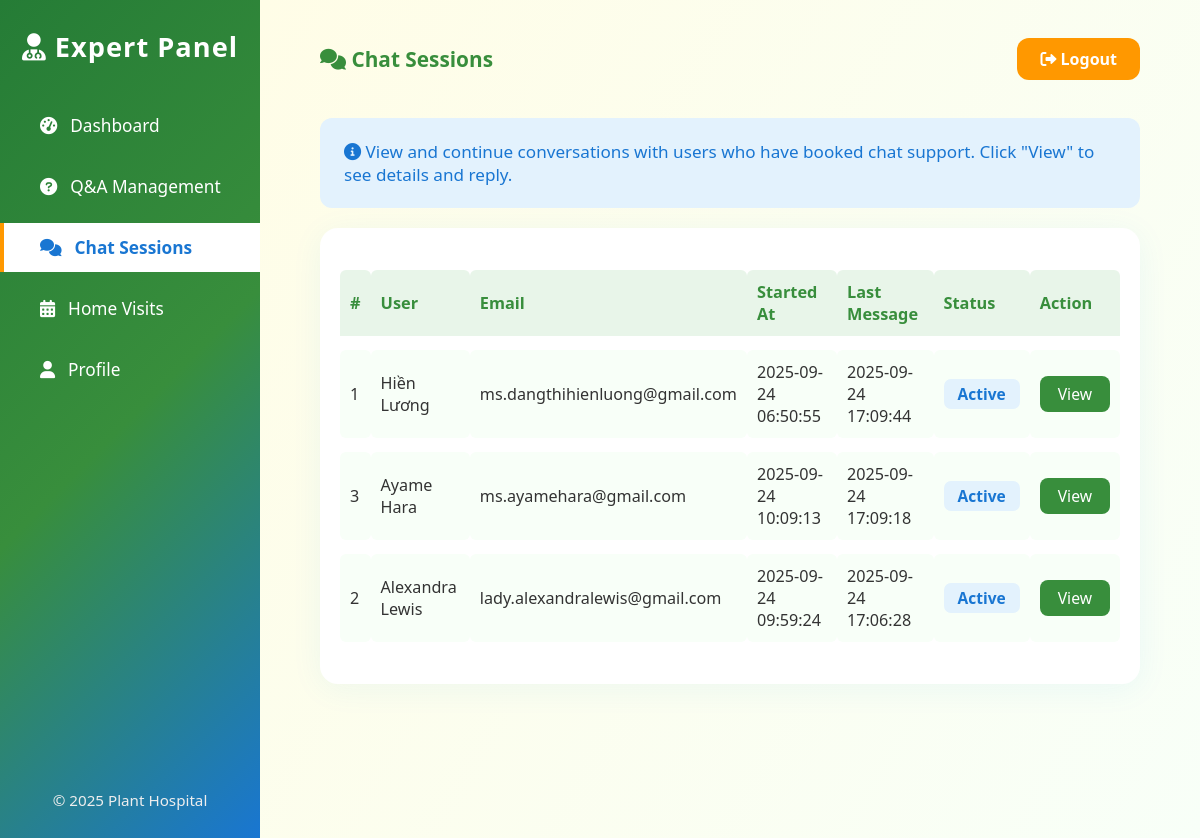
The page /expert/chat-sessions (signed in) on the database as committed earlier.
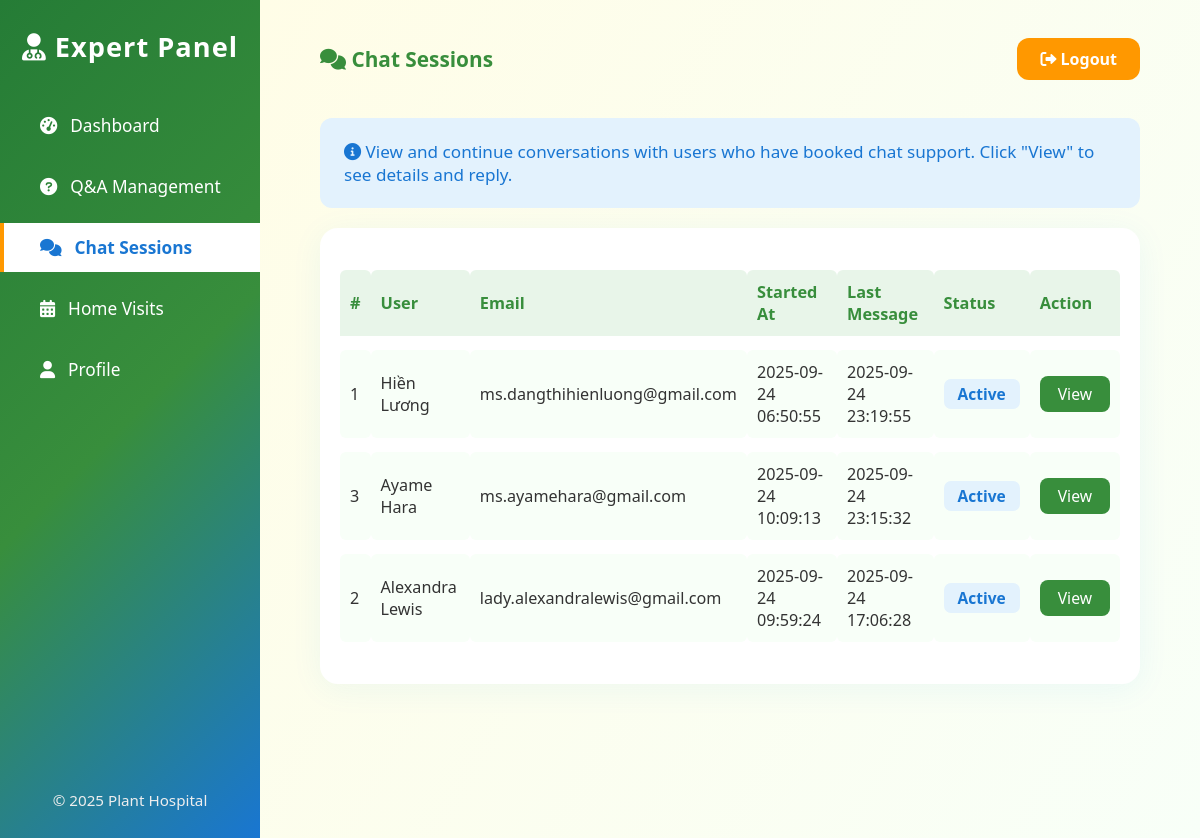
The same page on the database as committed later.
### tables this page shows
CREATE TABLE chat_session (
    id INTEGER PRIMARY KEY AUTOINCREMENT,
    user_id INTEGER NOT NULL,
    expert_id INTEGER NOT NULL,
    started_at TIMESTAMP DEFAULT CURRENT_TIMESTAMP,
    last_message_at TIMESTAMP DEFAULT CURRENT_TIMESTAMP,
    status TEXT DEFAULT 'active',
    FOREIGN KEY(user_id) REFERENCES user(id),
    FOREIGN KEY(expert_id) REFERENCES experts(id)
);

CREATE TABLE user (
  id INTEGER PRIMARY KEY AUTOINCREMENT,
  username TEXT UNIQUE NOT NULL,
  email TEXT UNIQUE NOT NULL,
  password TEXT NOT NULL,
  created_at TIMESTAMP NOT NULL DEFAULT CURRENT_TIMESTAMP
);

### flaskr/expert.py (the view)
@bp.route('/chat-sessions')
@expert_required
def chat_sessions():
    db = get_db()
    expert_id = session.get('expert_id')
    sessions = db.execute(
        '''
        SELECT cs.id, cs.started_at, cs.last_message_at, cs.status, u.username, u.email
        FROM chat_session cs
        JOIN user u ON cs.user_id = u.id
        WHERE cs.expert_id = ?
        ORDER BY cs.last_message_at DESC
        ''',
        (expert_id,)
    ).fetchall()
    return render_template('expert/chat_sessions.html', sessions=sessions)

### flaskr/auth.py (called while the page is built)
@bp.before_app_request
def load_logged_in_user():
    user_id = session.get('user_id')
    if user_id is None:
        g.user = None
    else:
        g.user = get_db().execute(
            'SELECT * FROM user WHERE id = ?', (user_id,)
        ).fetchone()

### flaskr/db.py (called while the page is built)
def get_db():
    if 'db' not in g:
        g.db = sqlite3.connect(
            current_app.config['DATABASE'],
            detect_types=sqlite3.PARSE_DECLTYPES
        )
        g.db.row_factory = sqlite3.Row
    return g.db

### flaskr/expert.py (called while the page is built)
def expert_required(view):
    from functools import wraps
    def wrapped_view(**kwargs):
        if not session.get('is_expert'):
            return redirect(url_for('auth.login_expert'))
        return view(**kwargs)
    return wraps(view)(wrapped_view)

### flaskr/templates/expert/chat_sessions.html (shortened to what this page needs)
<!DOCTYPE html>
<html lang="en">
  <head>
    <link
      rel="stylesheet"
      href="https://cdnjs.cloudflare.com/ajax/libs/font-awesome/6.0.0-beta3/css/all.min.css"
    />
  </head>
  <body>
    <div class="dashboard-container">
      <aside class="sidebar">
        <div class="logo"><i class="fas fa-user-md"></i> Expert Panel</div>
        <nav>
          <a href="{{ url_for('expert_dashboard') }}"
            ><i class="fas fa-tachometer-alt"></i> Dashboard</a
          >
          <a href="{{ url_for('expert.questions') }}"
            ><i class="fas fa-question-circle"></i> Q&A Management</a
          >
          <a href="{{ url_for('expert.chat_sessions') }}" class="active"
            ><i class="fas fa-comments"></i> Chat Sessions</a
          >
          <a href="#"><i class="fas fa-calendar-alt"></i> Home Visits</a>
          <a href="#"><i class="fas fa-user"></i> Profile</a>
        </nav>
        <div class="sidebar-footer">&copy; 2025 Plant Hospital</div>
      </aside>
      <main class="main-content">
        <div class="dashboard-header">
          <div class="welcome">
            <i class="fas fa-comments"></i> Chat Sessions
          </div>
          <a href="{{ url_for('auth.logout') }}" class="logout-btn">
            <i class="fas fa-sign-out-alt"></i> Logout
          </a>
        </div>
        <div class="info-box">
          <i class="fas fa-info-circle"></i>
          View and continue conversations with users who have booked chat
          support. Click "View" to see details and reply.
        </div>
        <div class="table-wrapper">
          <table class="session-table">
            <tr>
              <th>#</th>
              <th>User</th>
              <th>Email</th>
              <th>Started At</th>
              <th>Last Message</th>
              <th>Status</th>
              <th>Action</th>
            </tr>
            {% for s in sessions %}
            <tr>
              <td>{{ s.id }}</td>
              <td>{{ s.username }}</td>
              <td>{{ s.email }}</td>
              <td>{{ s.started_at or '-' }}</td>
              <td>{{ s.last_message_at or '-' }}</td>
              <td>
                <span class="session-status {{ s.status|lower }}">
                  {{ s.status.capitalize() }}
                </span>
              </td>
              <td class="session-action">
                <a
                  href="{{ url_for('expert.chat_session_detail', session_id=s.id) }}"
                  class="btn-detail"
                  >View</a
                >
              </td>
            </tr>
            {% else %}
            <tr>
              <td colspan="7" style="text-align: center; color: #aaa">
                No chat sessions found.
              </td>
            </tr>
            {% endfor %}
          </table>
        </div>
      </main>
    </div>
  </body>
</html>

Rows that differ between the two databases and show on the page:
changed chat_session "Hiền Lương": last_message_at "2025-09-24 17:09:44" → "2025-09-24 23:19:55"
changed chat_session "Ayame Hara": last_message_at "2025-09-24 17:09:18" → "2025-09-24 23:15:32"
